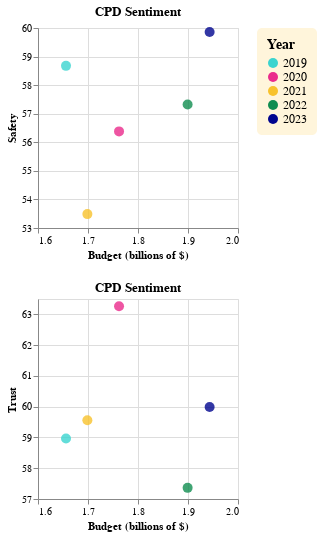

Notebook code cell kept with this figure:
### Code cell
# Chart 6: Pairwise scatterplots showing both measures of police sentiment alongside budget
def scatter_matrix_cpd(df):
    crimes_df = crimes.groupby(["year"], as_index = False)["num_crimes"].sum()
    safety = df.groupby(["year"], as_index = False)["Safety"].mean()
    df = df.groupby(["year"], as_index = False)["Trust"].mean()
    df = df.join(safety.set_index("year"), on = "year")
    df = df.join(budgets_cpd.set_index("year"), on = "year")
    df = df.join(crimes_df.set_index("year"), on = "year")

    chart = alt.Chart(df, title = "CPD Sentiment").mark_circle(size = 100, fillOpacity = 0.8).encode(
        x = alt.X(alt.repeat("column"), type='quantitative').scale(zero=False, padding=1).title("Budget (billions of $)"),
        y = alt.Y(alt.repeat("row"), type='quantitative').scale(zero=False, padding=1),
        color = alt.Color("year").title("Year")
    ).properties(width = 200, height = 200
    ).repeat(
        row=["Safety", "Trust"],
        column=["ordinance"]
    ).configure_legend(labelLimit= 0,
                        padding = 10,
                        cornerRadius = 5,
                        labelFontSize = 12,
                        titleFontSize = 14,
                        fillColor = "#FFF5DB"
    ).resolve_axis(
    ).configure_range(
        category=alt.RangeScheme(colors[1:])
)

    return chart

scatter_matrix_cpd(police_sentiment)

### Figure 1 — Vega-Lite specification as saved in the notebook (floating-point values rounded to 4 significant figures)
{"usermeta": {"embedOptions": {"theme": "vox"}}, "config": {"view": {"continuousWidth": 300, "continuousHeight": 300}, "legend": {"cornerRadius": 5, "fillColor": "#FFF5DB", "labelFontSize": 12, "labelLimit": 0, "padding": 10, "titleFontSize": 14}, "range": {"category": ["#3BD4CF", "#EA2B8B", "#F8C22C", "#108D50", "#00058F", "#C994F0", "#FF6F6F", "#921A80", "#BD591B"]}}, "repeat": {"column": ["ordinance"], "row": ["Safety", "Trust"]}, "spec": {"data": {"name": "data-de2049882bcdfc4e925c6e52e7f5b00c"}, "mark": {"type": "circle", "fillOpacity": 0.8, "size": 100}, "encoding": {"color": {"field": "year", "title": "Year", "type": "nominal"}, "x": {"field": {"repeat": "column"}, "scale": {"zero": false, "padding": 1}, "title": "Budget (billions of $)", "type": "quantitative"}, "y": {"field": {"repeat": "row"}, "scale": {"zero": false, "padding": 1}, "type": "quantitative"}}, "height": 200, "title": "CPD Sentiment", "width": 200}, "resolve": {"axis": {}}, "$schema": "https://vega.github.io/schema/vega-lite/v5.20.1.json", "datasets": {"data-de2049882bcdfc4e925c6e52e7f5b00c": [{"year": "2019", "Trust": 58.97, "Safety": 58.68, "ordinance": 1.656, "num_crimes": 261513}, {"year": "2020", "Trust": 63.26, "Safety": 56.38, "ordinance": 1.762, "num_crimes": 212494}, {"year": "2021", "Trust": 59.56, "Safety": 53.49, "ordinance": 1.699, "num_crimes": 209355}, {"year": "2022", "Trust": 57.36, "Safety": 57.32, "ordinance": 1.899, "num_crimes": 239558}, {"year": "2023", "Trust": 59.99, "Safety": 59.86, "ordinance": 1.943, "num_crimes": 262565}]}}
